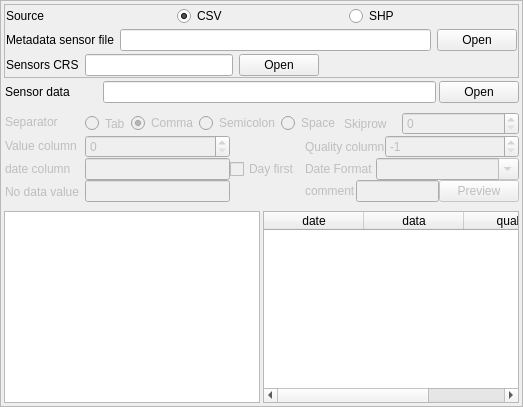
         <widget class="QWidget" name="csvPage">
          <layout class="QVBoxLayout" name="verticalLayout_6">
           <property name="margin">
            <number>0</number>
           </property>
           <item>
            <widget class="QFrame" name="frame_3">
             <property name="frameShape">
              <enum>QFrame::StyledPanel</enum>
             </property>
             <property name="frameShadow">
              <enum>QFrame::Raised</enum>
             </property>
             <layout class="QVBoxLayout" name="verticalLayout_7">
              <property name="margin">
               <number>0</number>
              </property>
              <item>
               <widget class="QWidget" name="fIlePathWidget" native="true">
                <layout class="QHBoxLayout" name="horizontalLayout">
                 <property name="spacing">
                  <number>3</number>
                 </property>
                 <property name="margin">
                  <number>3</number>
                 </property>
                 <item>
                  <layout class="QVBoxLayout" name="verticalLayout_2">
                   <property name="spacing">
                    <number>3</number>
                   </property>
                   <property name="leftMargin">
                    <number>0</number>
                   </property>
                   <item>
                    <widget class="QFrame" name="frame_2">
                     <property name="locale">
                      <locale language="English" country="UnitedKingdom"/>
                     </property>
                     <property name="frameShape">
                      <enum>QFrame::StyledPanel</enum>
                     </property>
                     <property name="frameShadow">
                      <enum>QFrame::Raised</enum>
                     </property>
                     <layout class="QVBoxLayout" name="verticalLayout_4">
                      <property name="spacing">
                       <number>3</number>
                      </property>
                      <property name="margin">
                       <number>1</number>
                      </property>
                      <item>
                       <layout class="QHBoxLayout" name="horizontalLayout_8">
                        <item>
                         <widget class="QLabel" name="label_7">
                          <property name="text">
                           <string>Source</string>
                          </property>
                         </widget>
                        </item>
                        <item>
                         <widget class="QRadioButton" name="radioButton">
                          <property name="text">
                           <string>CSV</string>
                          </property>
                          <property name="checked">
                           <bool>true</bool>
                          </property>
                          <attribute name="buttonGroup">
                           <string notr="true">sourceGroup</string>
                          </attribute>
                         </widget>
                        </item>
                        <item>
                         <widget class="QRadioButton" name="radioButton_2">
                          <property name="text">
                           <string>SHP</string>
                          </property>
                          <attribute name="buttonGroup">
                           <string notr="true">sourceGroup</string>
                          </attribute>
                         </widget>
                        </item>
                       </layout>
                      </item>
                      <item>
                       <layout class="QHBoxLayout" name="horizontalLayout_3" stretch="2,7,1">
                        <property name="spacing">
                         <number>6</number>
                        </property>
                        <property name="leftMargin">
                         <number>0</number>
                        </property>
                        <item>
                         <widget class="QLabel" name="label">
                          <property name="text">
                           <string>Metadata sensor file</string>
                          </property>
                         </widget>
                        </item>
                        <item>
                         <widget class="QLineEdit" name="metaPath">
                          <property name="readOnly">
                           <bool>true</bool>
                          </property>
                         </widget>
                        </item>
                        <item>
                         <widget class="QPushButton" name="metaBtn">
                          <property name="text">
                           <string>Open</string>
                          </property>
                         </widget>
                        </item>
                       </layout>
                      </item>
                      <item>
                       <layout class="QHBoxLayout" name="horizontalLayout_9" stretch="0,3,1,4">
                        <property name="spacing">
                         <number>6</number>
                        </property>
                        <property name="bottomMargin">
                         <number>0</number>
                        </property>
                        <item>
                         <widget class="QLabel" name="label_8">
                          <property name="text">
                           <string>Sensors CRS</string>
                          </property>
                         </widget>
                        </item>
                        <item>
                         <widget class="QLineEdit" name="crsValue"/>
                        </item>
                        <item>
                         <widget class="QPushButton" name="crsButton">
                          <property name="text">
                           <string>Open</string>
                          </property>
                         </widget>
                        </item>
                        <item>
                         <spacer name="horizontalSpacer_4">
                          <property name="orientation">
                           <enum>Qt::Horizontal</enum>
                          </property>
                          <property name="sizeHint" stdset="0">
                           <size>
                            <width>40</width>
                            <height>20</height>
                           </size>
                          </property>
                         </spacer>
                        </item>
                       </layout>
                      </item>
                     </layout>
                    </widget>
                   </item>
                   <item>
                    <layout class="QHBoxLayout" name="horizontalLayout_2" stretch="2,7,1">
                     <property name="leftMargin">
                      <number>1</number>
                     </property>
                     <item>
                      <widget class="QLabel" name="label_2">
                       <property name="text">
                        <string>Sensor data</string>
                       </property>
                      </widget>
                     </item>
                     <item>
                      <widget class="QLineEdit" name="dataPath">
                       <property name="readOnly">
                        <bool>true</bool>
                       </property>
                      </widget>
                     </item>
                     <item>
                      <widget class="QPushButton" name="dataBtn">
                       <property name="text">
                        <string>Open</string>
                       </property>
                      </widget>
                     </item>
                    </layout>
                   </item>
                  </layout>
                 </item>
                </layout>
               </widget>
              </item>
              <item>
               <widget class="QWidget" name="dataStructureWidget" native="true">
                <property name="enabled">
                 <bool>false</bool>
                </property>
                <layout class="QHBoxLayout" name="horizontalLayout_5">
                 <property name="spacing">
                  <number>3</number>
                 </property>
                 <property name="leftMargin">
                  <number>3</number>
                 </property>
                 <property name="topMargin">
                  <number>0</number>
                 </property>
                 <property name="rightMargin">
                  <number>3</number>
                 </property>
                 <property name="bottomMargin">
                  <number>0</number>
                 </property>
                 <item>
                  <layout class="QVBoxLayout" name="verticalLayout_3">
                   <property name="spacing">
                    <number>3</number>
                   </property>
                   <property name="leftMargin">
                    <number>1</number>
                   </property>
                   <property name="bottomMargin">
                    <number>0</number>
                   </property>
                   <item>
                    <widget class="QLabel" name="label_3">
                     <property name="text">
                      <string>Separator</string>
                     </property>
                    </widget>
                   </item>
                   <item>
                    <widget class="QLabel" name="label_4">
                     <property name="text">
                      <string>Value column</string>
                     </property>
                    </widget>
                   </item>
                   <item>
                    <widget class="QLabel" name="label_5">
                     <property name="text">
                      <string>date column</string>
                     </property>
                    </widget>
                   </item>
                   <item>
                    <widget class="QLabel" name="label_6">
                     <property name="text">
                      <string>No data value</string>
                     </property>
                    </widget>
                   </item>
                  </layout>
                 </item>
                 <item>
                  <layout class="QVBoxLayout" name="verticalLayout_10">
                   <property name="spacing">
                    <number>0</number>
                   </property>
                   <property name="leftMargin">
                    <number>3</number>
                   </property>
                   <property name="topMargin">
                    <number>0</number>
                   </property>
                   <property name="rightMargin">
                    <number>0</number>
                   </property>
                   <property name="bottomMargin">
                    <number>0</number>
                   </property>
                   <item>
                    <layout class="QHBoxLayout" name="SeparatorLayout" stretch="1,1">
                     <property name="spacing">
                      <number>0</number>
                     </property>
                     <item>
                      <layout class="QHBoxLayout" name="radioBox" stretch="1,1,1,1">
                       <property name="spacing">
                        <number>1</number>
                       </property>
                       <item>
                        <widget class="QRadioButton" name="radioButton_6">
                         <property name="sizePolicy">
                          <sizepolicy hsizetype="Minimum" vsizetype="Minimum">
                           <horstretch>0</horstretch>
                           <verstretch>0</verstretch>
                          </sizepolicy>
                         </property>
                         <property name="text">
                          <string>Tab</string>
                         </property>
                         <property name="autoRepeat">
                          <bool>false</bool>
                         </property>
                         <attribute name="buttonGroup">
                          <string notr="true">sepGroup</string>
                         </attribute>
                        </widget>
                       </item>
                       <item>
                        <widget class="QRadioButton" name="radioButton_5">
                         <property name="text">
                          <string>Comma</string>
                         </property>
                         <property name="checked">
                          <bool>true</bool>
                         </property>
                         <attribute name="buttonGroup">
                          <string notr="true">sepGroup</string>
                         </attribute>
                        </widget>
                       </item>
                       <item>
                        <widget class="QRadioButton" name="radioButton_4">
                         <property name="text">
                          <string>Semicolon</string>
                         </property>
                         <attribute name="buttonGroup">
                          <string notr="true">sepGroup</string>
                         </attribute>
                        </widget>
                       </item>
                       <item>
                        <widget class="QRadioButton" name="radioButton_7">
                         <property name="text">
                          <string>Space</string>
                         </property>
                         <attribute name="buttonGroup">
                          <string notr="true">sepGroup</string>
                         </attribute>
                        </widget>
                       </item>
                      </layout>
                     </item>
                     <item>
                      <layout class="QHBoxLayout" name="horizontalLayout_20" stretch="1,2">
                       <property name="leftMargin">
                        <number>3</number>
                       </property>
                       <item>
                        <widget class="QLabel" name="label_19">
                         <property name="toolTip">
                          <string>Number of row to skip</string>
                         </property>
                         <property name="text">
                          <string>Skiprow</string>
                         </property>
                        </widget>
                       </item>
                       <item>
                        <widget class="QSpinBox" name="skipRows">
                         <property name="toolTip">
                          <string>Number of row to skip</string>
                         </property>
                         <property name="maximum">
                          <number>2048</number>
                         </property>
                        </widget>
                       </item>
                      </layout>
                     </item>
                    </layout>
                   </item>
                   <item>
                    <layout class="QHBoxLayout" name="horizontalLayout_4" stretch="1,1">
                     <property name="spacing">
                      <number>0</number>
                     </property>
                     <property name="sizeConstraint">
                      <enum>QLayout::SetDefaultConstraint</enum>
                     </property>
                     <item>
                      <layout class="QHBoxLayout" name="horizontalLayout_25" stretch="2,1">
                       <property name="leftMargin">
                        <number>0</number>
                       </property>
                       <item>
                        <widget class="QSpinBox" name="dataColumn">
                         <property name="toolTip">
                          <string>the column number containing the observations values e.g. 2</string>
                         </property>
                        </widget>
                       </item>
                       <item>
                        <spacer name="horizontalSpacer_2">
                         <property name="orientation">
                          <enum>Qt::Horizontal</enum>
                         </property>
                         <property name="sizeHint" stdset="0">
                          <size>
                           <width>40</width>
                           <height>20</height>
                          </size>
                         </property>
                        </spacer>
                       </item>
                      </layout>
                     </item>
                     <item>
                      <layout class="QHBoxLayout" name="horizontalLayout_21" stretch="1,2">
                       <property name="leftMargin">
                        <number>3</number>
                       </property>
                       <item>
                        <widget class="QLabel" name="label_25">
                         <property name="toolTip">
                          <string>Quality column number: -1 don't use quality column</string>
                         </property>
                         <property name="text">
                          <string>Quality column</string>
                         </property>
                        </widget>
                       </item>
                       <item>
                        <widget class="QSpinBox" name="qiColumn">
                         <property name="toolTip">
                          <string>the column number containing the quality index, -1 don't use quality column</string>
                         </property>
                         <property name="minimum">
                          <number>-1</number>
                         </property>
                         <property name="value">
                          <number>-1</number>
                         </property>
                        </widget>
                       </item>
                      </layout>
                     </item>
                    </layout>
                   </item>
                   <item>
                    <layout class="QHBoxLayout" name="dateLayout" stretch="1,1">
                     <property name="spacing">
                      <number>0</number>
                     </property>
                     <item>
                      <layout class="QHBoxLayout" name="horizontalLayout_19" stretch="2,1">
                       <property name="leftMargin">
                        <number>0</number>
                       </property>
                       <item>
                        <widget class="QLineEdit" name="dateColumns">
                         <property name="toolTip">
                          <string>list of column numbers to be used to parse the times of observations e.g. [0,1]</string>
                         </property>
                        </widget>
                       </item>
                       <item>
                        <widget class="QCheckBox" name="dayFirstBox">
                         <property name="toolTip">
                          <string>Day came before of month?</string>
                         </property>
                         <property name="text">
                          <string>Day first</string>
                         </property>
                        </widget>
                       </item>
                      </layout>
                     </item>
                     <item>
                      <layout class="QHBoxLayout" name="horizontalLayout_22" stretch="1,2">
                       <property name="leftMargin">
                        <number>3</number>
                       </property>
                       <item>
                        <widget class="QLabel" name="label_18">
                         <property name="text">
                          <string>Date Format</string>
                         </property>
                        </widget>
                       </item>
                       <item>
                        <widget class="QComboBox" name="dateFormat">
                         <property name="editable">
                          <bool>true</bool>
                         </property>
                        </widget>
                       </item>
                      </layout>
                     </item>
                    </layout>
                   </item>
                   <item>
                    <layout class="QHBoxLayout" name="previewLayout" stretch="1,1">
                     <property name="spacing">
                      <number>0</number>
                     </property>
                     <item>
                      <layout class="QHBoxLayout" name="horizontalLayout_24" stretch="2,1">
                       <property name="leftMargin">
                        <number>0</number>
                       </property>
                       <item>
                        <widget class="QLineEdit" name="noData">
                         <property name="toolTip">
                          <string>List of values to be associated with no data value</string>
                         </property>
                        </widget>
                       </item>
                       <item>
                        <spacer name="horizontalSpacer_3">
                         <property name="orientation">
                          <enum>Qt::Horizontal</enum>
                         </property>
                         <property name="sizeHint" stdset="0">
                          <size>
                           <width>40</width>
                           <height>20</height>
                          </size>
                         </property>
                        </spacer>
                       </item>
                      </layout>
                     </item>
                     <item>
                      <layout class="QHBoxLayout" name="horizontalLayout_23" stretch="1,2,0">
                       <property name="leftMargin">
                        <number>3</number>
                       </property>
                       <item>
                        <widget class="QLabel" name="label_23">
                         <property name="toolTip">
                          <string> A character indicating a comment line not to be imported</string>
                         </property>
                         <property name="text">
                          <string>comment</string>
                         </property>
                        </widget>
                       </item>
                       <item>
                        <widget class="QLineEdit" name="comment">
                         <property name="toolTip">
                          <string> A character indicating a comment line not to be imported</string>
                         </property>
                        </widget>
                       </item>
                       <item>
                        <widget class="QPushButton" name="csvPreview">
                         <property name="text">
                          <string>Preview</string>
                         </property>
                        </widget>
                       </item>
                      </layout>
                     </item>
                    </layout>
                   </item>
                  </layout>
                 </item>
                </layout>
               </widget>
              </item>
              <item>
               <widget class="QWidget" name="widget" native="true">
                <layout class="QHBoxLayout" name="horizontalLayout_6">
                 <property name="spacing">
                  <number>3</number>
                 </property>
                 <property name="margin">
                  <number>3</number>
                 </property>
                 <item>
                  <widget class="QPlainTextEdit" name="csvPreviewArea"/>
                 </item>
                 <item>
                  <widget class="QTableWidget" name="tableCsvPreview">
                   <property name="columnCount">
                    <number>3</number>
                   </property>
                   <column>
                    <property name="text">
                     <string>date</string>
                    </property>
                   </column>
                   <column>
                    <property name="text">
                     <string>data</string>
                    </property>
                   </column>
                   <column>
                    <property name="text">
                     <string>quality</string>
                    </property>
                   </column>
                  </widget>
                 </item>
                </layout>
               </widget>
              </item>
             </layout>
             <zorder>widget</zorder>
             <zorder>fIlePathWidget</zorder>
             <zorder>dataStructureWidget</zorder>
            </widget>
           </item>
          </layout>
         </widget>
